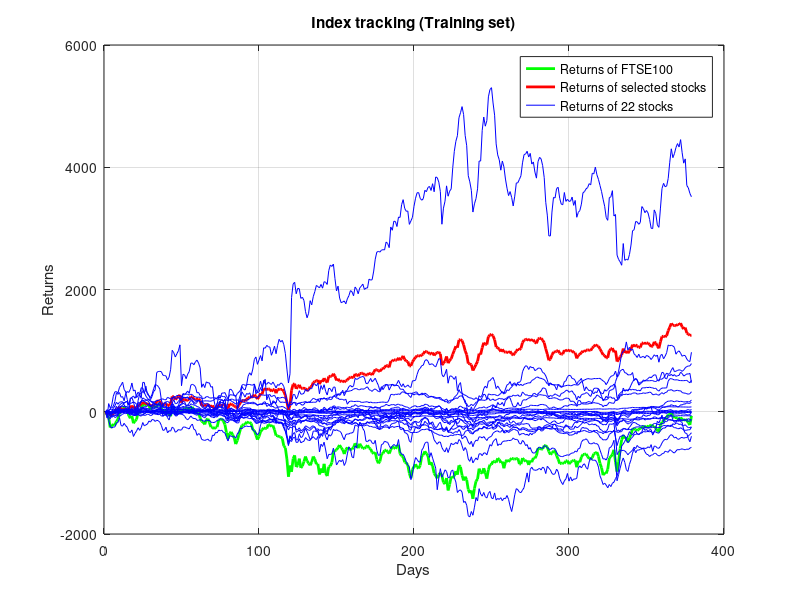
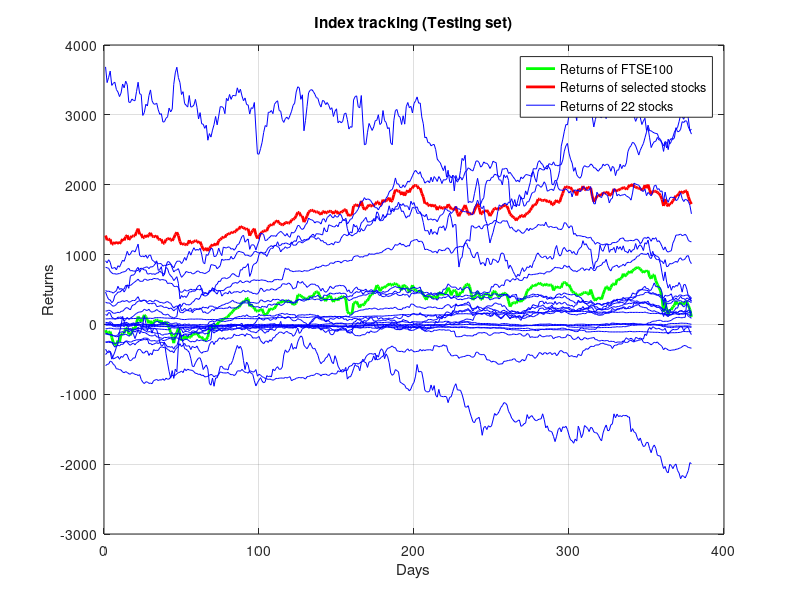

Write the MATLAB code that produced these figures, in order.
data = load('22stocks.csv');
FTSE100 = load('FTSE100.csv');
returns = zeros(758,22);
ftse = zeros(758,1);
% calculate returns of 22 stocks, each column is one stock
m = 0;
for i = 1:22
    for j = 2:758
        returns(j,i) = data(j+m,4) - data(1+m,4);
    end
    m = m+758;
end
% returns of FTSE100
for i = 2:758
    ftse(i) = FTSE100(i) - FTSE100(1);
end
% split returns of 22 stocks to train set and test set
n = 758/2;
returnsTrain = returns(1:n,:);
returnsTest = returns(n+1:758,:);
ftseTrain = ftse(1:n);
ftseTest = ftse(n+1:758);
% using greedy alogithm to select 5 stocks --------------------------
numStocks = 5;
selectedStocks = zeros(1,numStocks);
allStocks = 1:22;
%greedy forward selection algorithm
for i = 1:numStocks
    avgReturns = zeros(length(allStocks),1);
    for j = 1:length(allStocks)
        idx = [nonzeros(selectedStocks)' allStocks(j)];
        portRet = returnsTrain(:,idx);
        rows = size(portRet,1);
        tempRet = zeros(rows,1);
        for k = 1:rows
            tempRet(k) = mean(portRet(k,:));
        end
        avgReturns(j) = mean(tempRet);
    end
    [~,idx] = max(avgReturns);
    selectedStocks(i) = allStocks(idx);
    allStocks(idx) = [];
end
% returns of selected stocks
avgRetTrain = zeros(rows,1);
avgRetTest = zeros(rows,1);
tempAvgTrain = returnsTrain(:,selectedStocks);
tempAvgTest = returnsTest(:,selectedStocks);
% average returns of selected stocks
for i = 1:rows
    avgRetTrain(i) = mean(tempAvgTrain(i,:));
    avgRetTest(i) = mean(tempAvgTest(i,:));
end
% plot training set
hold on;
grid on;
box on;
plot(ftseTrain,'g','LineWidth',2);
plot(avgRetTrain,'r','LineWidth',2);
plot(returnsTrain,'b');
xlabel('Days');
ylabel('Returns');
title('Index tracking (Training set)');
legend('Returns of FTSE100','Returns of selected stocks','Returns of 22 stocks');
% plot testing set
figure;
hold on;
grid on;
box on;
plot(ftseTest,'g','LineWidth',2);
plot(avgRetTest,'r','LineWidth',2);
plot(returnsTest,'b');
xlabel('Days');
ylabel('Returns');
title('Index tracking (Testing set)');
legend('Returns of FTSE100','Returns of selected stocks','Returns of 22 stocks');